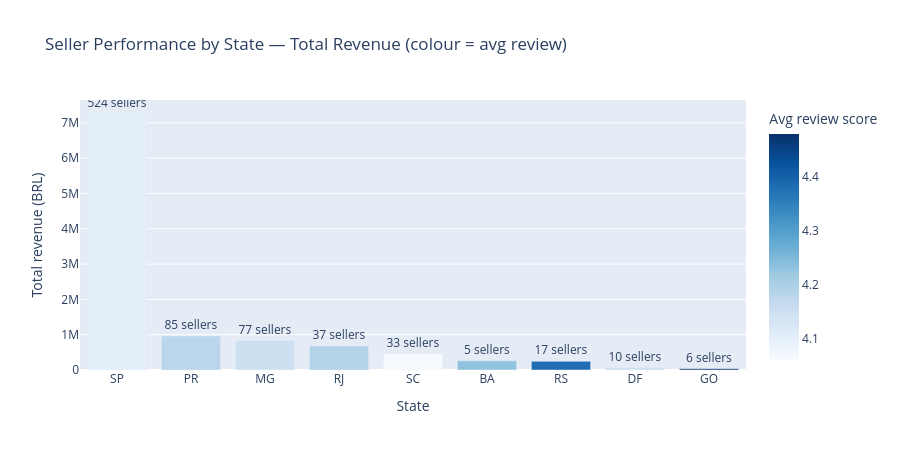

Notebook source saved alongside this figure:
### Code cell
state_perf = seller_metrics.groupby("seller_state").agg(
    sellers         = ("seller_id",        "count"),
    total_revenue   = ("total_revenue",    "sum"),
    avg_review      = ("avg_review_score", "mean"),
    avg_on_time     = ("on_time_pct",      "mean"),
    avg_delivery    = ("avg_delivery_days","mean")
).reset_index().round(2)

state_perf = state_perf[state_perf["sellers"] >= 5].sort_values(
    "total_revenue", ascending=False
)

fig4 = px.bar(
    state_perf.head(15),
    x="seller_state",
    y="total_revenue",
    color="avg_review",
    color_continuous_scale="Blues",
    text=state_perf.head(15)["sellers"].astype(str) + " sellers",
    title="Seller Performance by State — Total Revenue (colour = avg review)",
    labels={"total_revenue": "Total revenue (BRL)",
            "seller_state":  "State",
            "avg_review":    "Avg review score"}
)
fig4.update_traces(textposition="outside")
fig4.update_layout(height=450)
fig4.show()

### Figure 1 — Plotly figure (JSON) as saved in the notebook; plotly's stock layout.template omitted (floating-point values rounded to 4 significant figures)
{"data": [{"hovertemplate": "State=%{x}<br>Total revenue (BRL)=%{y}<br>text=%{text}<br>Avg review score=%{marker.color}<extra></extra>", "legendgroup": "", "marker": {"color": [4.1, 4.18, 4.15, 4.19, 4.06, 4.23, 4.38, 4.15, 4.48], "coloraxis": "coloraxis", "pattern": {"shape": ""}}, "name": "", "orientation": "v", "showlegend": false, "text": ["524 sellers", "85 sellers", "77 sellers", "37 sellers", "33 sellers", "5 sellers", "17 sellers", "10 sellers", "6 sellers"], "textposition": "outside", "type": "bar", "x": ["SP", "PR", "MG", "RJ", "SC", "BA", "RS", "DF", "GO"], "xaxis": "x", "y": [7263000.0, 963500.0, 833700.0, 682800.0, 451800.0, 260100.0, 244900.0, 68510.0, 35480.0], "yaxis": "y"}], "layout": {"barmode": "relative", "coloraxis": {"colorbar": {"title": {"text": "Avg review score"}}, "colorscale": [[0, "rgb(247,251,255)"], [0.125, "rgb(222,235,247)"], [0.25, "rgb(198,219,239)"], [0.375, "rgb(158,202,225)"], [0.5, "rgb(107,174,214)"], [0.625, "rgb(66,146,198)"], [0.75, "rgb(33,113,181)"], [0.875, "rgb(8,81,156)"], [1, "rgb(8,48,107)"]]}, "height": 450, "legend": {"tracegroupgap": 0}, "title": {"text": "Seller Performance by State — Total Revenue (colour = avg review)"}, "xaxis": {"anchor": "y", "domain": [0, 1], "title": {"text": "State"}}, "yaxis": {"anchor": "x", "domain": [0, 1], "title": {"text": "Total revenue (BRL)"}}}}
